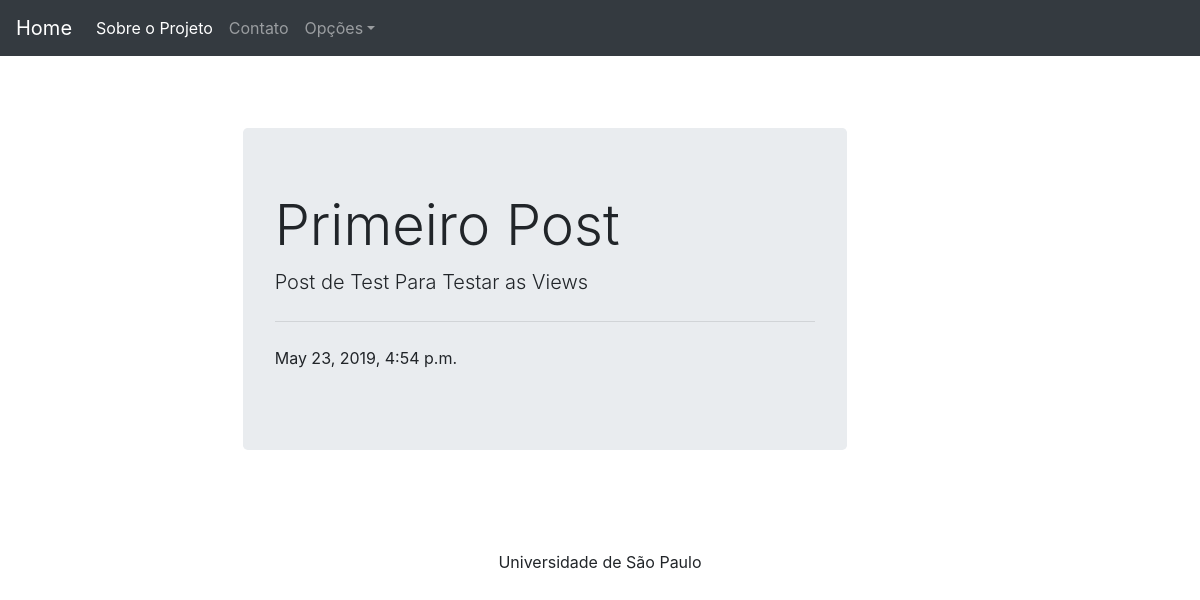
The page /post/1 on the database as committed earlier.
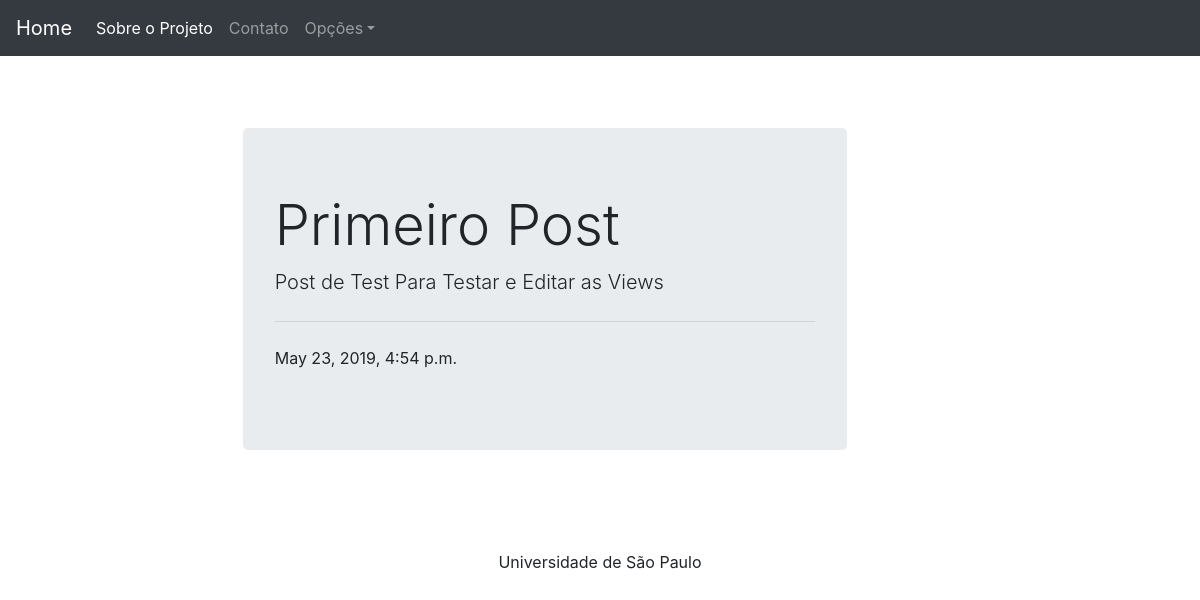
The same page on the database as committed later.
### content/models.py (models this page shows, shortened)
class News(models.Model):
    author = models.ForeignKey(User, on_delete=models.CASCADE)
    title = models.CharField(max_length=100)
    text_body = models.TextField()
    date_published = models.DateTimeField(default=timezone.now)

### content/views.py (the view)
# urls.py: path('post/<int:pk>', views.PostDetailView.as_view(), name='detail-post')
class PostDetailView(DetailView):
    model = News

### content/templates/content/news_detail.html (shortened to what this page needs)
{% extends 'content/template_app.html'%}
{% load static %}
{% block titulo %}
    <link rel="stylesheet" href="{% static 'accounts/style_detail.css'%}" type="text/css">
{% endblock%}
{% block content%}
<div class="container">
    <div class="row">
        <div class="mx-auto col-md-8">
           <div class="jumbotron">
               <h1 class="display-4">{{object.title}}</h1>
          <p class="lead">{{object.text_body}}</p>
          <hr class="my-4">
          <p> {{object.date_published}}</p>
        </div>
        </div>
        </div>
</div>
{% endblock %}

Rows that differ between the two databases and show on the page:
changed News "Primeiro Post": text_body "Post de Test Para Testar as Views" → "Post de Test Para Testar e Editar as Views"
